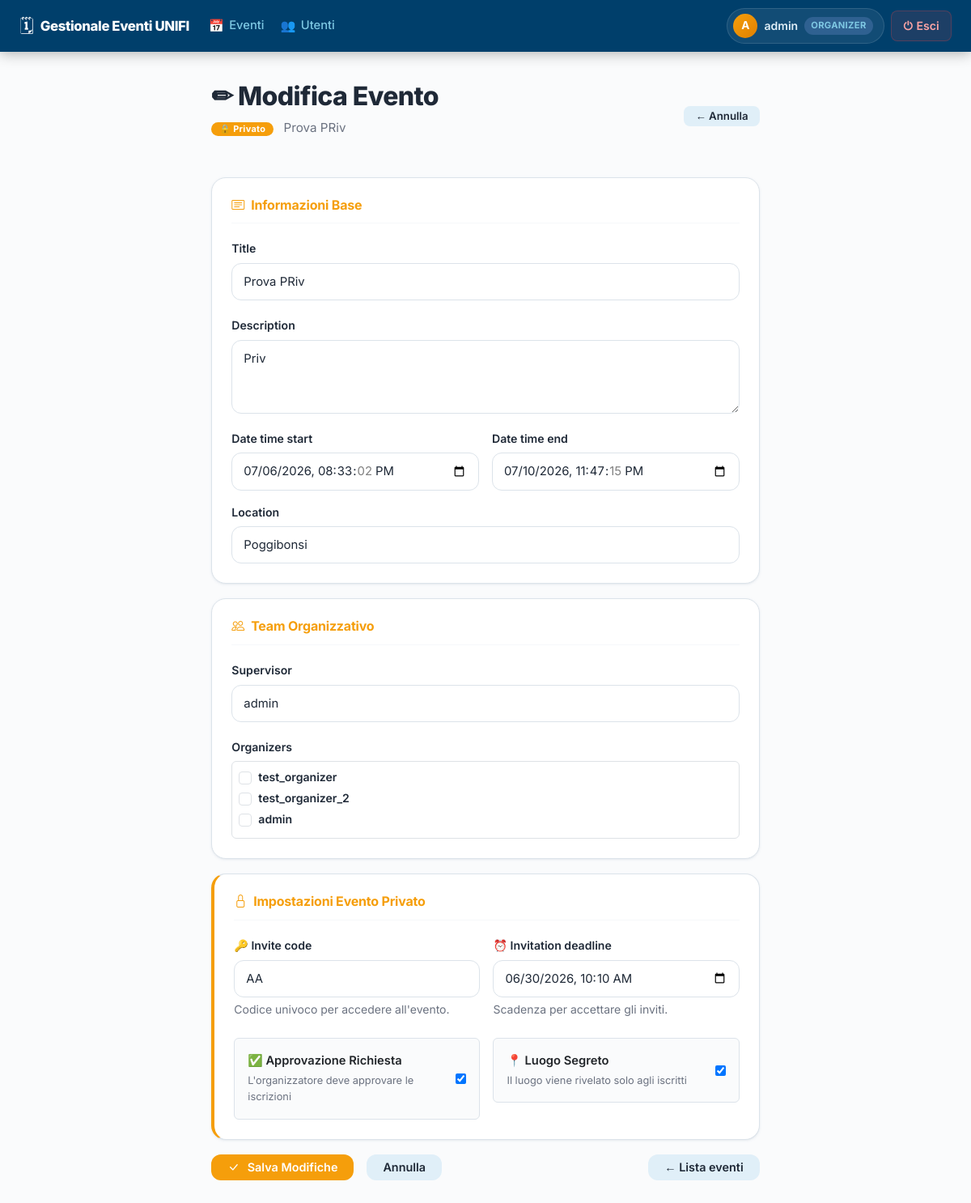
The page /7/modifica_evento_privato/ (signed in) on the database its author committed.
### users/models.py (models this page shows, shortened)
class CustomUser(AbstractUser):
    RUOLO_CHOICES = [
        ('ORGANIZER', 'Organizzatore'),
        ('ATTENDEE', 'Partecipante'),
    ]
    ruolo = models.CharField(max_length=20, choices=RUOLO_CHOICES, default='ATTENDEE')
    telefono = models.CharField(max_length=15, blank=True, null=True)
    organizer_attivo = models.BooleanField(default=True)

### events/models.py (models this page shows, shortened)
class Event(models.Model):
    TIPO_CHOICES = [
        ('PUBLIC', 'Pubblico'),
        ('PRIVATE', 'Privato'),
    ]
    tipo = models.CharField(max_length=10, choices=TIPO_CHOICES, default='PUBLIC')
    title = models.CharField(max_length=200)
    description = models.TextField()
    date_time_start = models.DateTimeField(default=datetime.now())
    date_time_end = models.DateTimeField(default= datetime(2026, 6, 30, 23, 47, 15))
    location = models.CharField(max_length=200)
    supervisor = models.ForeignKey(
        settings.AUTH_USER_MODEL,
        on_delete=models.SET_NULL,
        null=True,
        related_name='supervised_events'
    )
    organizers = models.ManyToManyField(
        settings.AUTH_USER_MODEL,
        related_name='organized_events'
    )
    stato = models.IntegerField(default=0)

class EventoPrivato(Event):
    invite_code = models.CharField(
        max_length=20,
        unique=True
    )
    invitation_deadline = models.DateTimeField()
    approval_required = models.BooleanField(
        default=False
    )
    secret_location = models.BooleanField(
        default=False
    )

### events/views.py (the view)
# urls.py: path('<int:pk>/modifica_evento_privato/', PrivateEventUpdateView.as_view() , name='modifica_evento_privato'),
class PrivateEventUpdateView(LoginRequiredMixin, UserPassesTestMixin, UpdateView):
    model = EventoPrivato
    form_class = EventoPrivatoForm
    template_name = 'events/modifica_evento_privato.html'
    success_url = reverse_lazy('lista_eventi')
    def test_func(self):
        user = self.request.user
        if user.is_superuser:
            return True
        if user.ruolo != 'ORGANIZER':
            return False
        event = get_object_or_404(Event, pk=self.kwargs['pk'])
        return user == event.supervisor or event.organizers.filter(id=user.id).exists()
    def get_object(self, queryset=None):
        event = get_object_or_404(Event, pk=self.kwargs['pk'])
        try:
            return event.eventoprivato
        except EventoPrivato.DoesNotExist:
            from django.http import Http404
            raise Http404("Evento privato non trovato.")
    def get_context_data(self, **kwargs):
        context = super().get_context_data(**kwargs)
        context['tipo_evento'] = 'Privato'
        return context

### events/templates/events/modifica_evento_privato.html (shortened to what this page needs)
{% extends 'events/base.html' %}
{% load static %}
{% block content %}
<div class="container">
    <div class="row justify-content-center">
        <div class="col-12 col-md-10 col-lg-8">
            <div class="page-header">
                <div>
                    <h1 class="page-title">✏ Modifica Evento</h1>
                    <p class="page-subtitle">
                        <span class="badge me-2" style="background:var(--color-gold);color:#fff;font-size:.72em;vertical-align:middle;">🔒 Privato</span>
                        {{ form.instance.title }}
                    </p>
                </div>
                <a href="{% url 'dettaglio_evento' form.instance.pk %}" class="btn btn-secondary btn-sm">← Annulla</a>
            </div>
            <form method="post" novalidate>
                <div class="card">
                    <h2 class="section-title mt-0" style="color:var(--color-gold);">
                        <i class="bi bi-card-text me-2"></i>Informazioni Base
                    </h2>
                    <hr style="margin-top:0; margin-bottom:20px;">
                    <div class="form-group">
                        <label for="{{ form.title.id_for_label }}" class="form-label">{{ form.title.label }}</label>
                        {{ form.title }}
                    </div>
                    <div class="form-group">
                        <label for="{{ form.description.id_for_label }}" class="form-label">{{ form.description.label }}</label>
                        {{ form.description }}
                    </div>
                    <div class="row g-3">
                        <div class="col-12 col-md-6">
                            <div class="form-group mb-0">
                                <label for="{{ form.date_time_start.id_for_label }}" class="form-label">{{ form.date_time_start.label }}</label>
                                {{ form.date_time_start }}
                            </div>
                        </div>
                        <div class="col-12 col-md-6">
                            <div class="form-group mb-0">
                                <label for="{{ form.date_time_end.id_for_label }}" class="form-label">{{ form.date_time_end.label }}</label>
                                {{ form.date_time_end }}
                            </div>
                        </div>
                    </div>
                    <div class="form-group mt-3 mb-0">
                        <label for="{{ form.location.id_for_label }}" class="form-label">{{ form.location.label }}</label>
                        {{ form.location }}
                    </div>
                </div>
                <div class="card">
                    <h2 class="section-title mt-0" style="color:var(--color-gold);">
                        <i class="bi bi-people me-2"></i>Team Organizzativo
                    </h2>
                    <hr style="margin-top:0; margin-bottom:20px;">
                    <div class="form-group">
                        <label for="{{ form.supervisor.id_for_label }}" class="form-label">{{ form.supervisor.label }}</label>
                        {{ form.supervisor }}
                    </div>
                    <div class="form-group mb-0">
                        <label for="{{ form.organizers.id_for_label }}" class="form-label">{{ form.organizers.label }}</label>
                        <div class="d-none d-md-block border rounded p-2 mt-1"
                             style="max-height:220px; overflow-y:auto;"
                             data-organizer-checkboxes-for="{{ form.organizers.id_for_label }}">
                            {% for choice_value, choice_label in form.organizers.field.choices %}
                            <div class="form-check">
                                <input type="checkbox" class="form-check-input" value="{{ choice_value }}"
                                       id="chk_organizers_priv_{{ forloop.counter }}">
                                <label class="form-check-label" for="chk_organizers_priv_{{ forloop.counter }}">{{ choice_label }}</label>
                            </div>
                            {% endfor %}
                        </div>
                    </div>
                </div>
                <div class="card" style="border-left:4px solid var(--color-gold);">
                    <h2 class="section-title mt-0" style="color:var(--color-gold);">
                        <i class="bi bi-lock me-2"></i>Impostazioni Evento Privato
                    </h2>
                    <hr style="margin-top:0; margin-bottom:20px;">
                    <div class="row g-3 mb-4">
                        <div class="col-12 col-md-6">
                            <div class="form-group mb-0">
                                <label for="{{ form.invite_code.id_for_label }}" class="form-label">
                                    🔑 {{ form.invite_code.label }}
                                </label>
                                {{ form.invite_code }}
                                <small style="color:var(--text-secondary);display:block;margin-top:4px;">
                                    Codice univoco per accedere all'evento.
                                </small>
                            </div>
                        </div>
                        <div class="col-12 col-md-6">
                            <div class="form-group mb-0">
                                <label for="{{ form.invitation_deadline.id_for_label }}" class="form-label">
                                    ⏰ {{ form.invitation_deadline.label }}
                                </label>
                                {{ form.invitation_deadline }}
                                <small style="color:var(--text-secondary);display:block;margin-top:4px;">
                                    Scadenza per accettare gli inviti.
                                </small>
                            </div>
                        </div>
                    </div>
                    <div class="row g-3">
                        <div class="col-12 col-md-6">
                            <div class="p-3 rounded d-flex align-items-center justify-content-between gap-3"
                                style="background:var(--bg-body);border:1px solid var(--border-color);">
                                <div>
                                    <div class="fw-semibold" style="font-size:.92rem;">✅ Approvazione Richiesta</div>
                                    <div style="font-size:.8rem;color:var(--text-secondary);margin-top:2px;">
                                        L'organizzatore deve approvare le iscrizioni
                                    </div>
                                </div>
                                {{ form.approval_required }}
                            </div>
                        </div>
                        <div class="col-12 col-md-6">
                            <div class="p-3 rounded d-flex align-items-center justify-content-between gap-3"
                                style="background:var(--bg-body);border:1px solid var(--border-color);">
                                <div>
                                    <div class="fw-semibold" style="font-size:.92rem;">📍 Luogo Segreto</div>
                                    <div style="font-size:.8rem;color:var(--text-secondary);margin-top:2px;">
                                        Il luogo viene rivelato solo agli iscritti
                                    </div>
                                </div>
                                {{ form.secret_location }}
                            </div>
                        </div>
                    </div>
                </div>
                <div class="d-flex gap-3 mt-2 mb-4 flex-wrap">
                    <button type="submit" class="btn btn-gold">
                        <i class="bi bi-check-lg me-1"></i>Salva Modifiche
                    </button>
                    <a href="{% url 'dettaglio_evento' form.instance.pk %}" class="btn btn-secondary">Annulla</a>
                    <a href="{% url 'lista_eventi' %}" class="btn btn-secondary ms-auto">← Lista eventi</a>
                </div>
            </form>
        </div>
    </div>
</div>
{% endblock %}

### events/templates/events/base.html (shortened to what this page needs)
{% load static %}
<!DOCTYPE html>
<html lang="it">
<head>
    <link href="https://cdn.jsdelivr.net/npm/bootstrap@5.3.3/dist/css/bootstrap.min.css" rel="stylesheet">
    <link rel="stylesheet" href="https://cdn.jsdelivr.net/npm/bootstrap-icons@1.11.3/font/bootstrap-icons.min.css">
    <link rel="stylesheet" href="{% static 'events/css/style.css' %}?v=3">
</head>
<body>
    <nav class="navbar navbar-expand-md navbar-dark fixed-top px-3 px-md-4" id="main-navbar">
        <div class="navbar-brand d-flex align-items-center gap-2">
            <span class="navbar-logo">🗓</span>
            <span class="navbar-title">Gestionale Eventi UNIFI</span>
        </div>
        <div class="collapse navbar-collapse" id="navbarContent">
            <ul class="navbar-nav me-auto gap-1 mt-2 mt-md-0">
                <li class="nav-item">
                    <a href="{% url 'lista_eventi' %}" class="nav-link {% block nav_active_eventi %}{% endblock %}">
                        <span class="nav-icon">📅</span> Eventi
                    </a>
                </li>
                <li class="nav-item">
                    <a href="{% url 'lista_utenti' %}" class="nav-link {% block nav_active_utenti %}{% endblock %}">
                        <span class="nav-icon">👥</span> Utenti
                    </a>
                </li>
            </ul>
            <div class="d-flex align-items-center gap-2 mt-3 mt-md-0 mb-2 mb-md-0">
                <a href="{% url 'dettaglio_profilo' user.pk %}" class="nav-user-badge" id="nav-profile-link">
                    <span class="nav-avatar">{{ user.username|slice:":1"|upper }}</span>
                    <span class="nav-username">{{ user.username }}</span>
                    <span class="nav-role-chip">{{ user.ruolo }}</span>
                </a>
                <form action="{% url 'logout' %}" method="post" class="m-0">
                    <button type="submit" class="nav-logout-btn" id="nav-logout-btn">
                        <span>⏻</span> Esci
                    </button>
                </form>
            </div>
        </div>
    </nav>
    <div class="page-wrapper">
        {% block content %}{% endblock %}
    </div>
</body>
</html>

### rows shown on the page
CustomUser: username "A", username "admin", ruolo "ORGANIZER", choices "admin"
Event: instance "Prova PRiv", title "Prova PRiv", description "Priv", location "Poggibonsi"
CustomUser: choices "test_organizer"
CustomUser: choices "test_organizer_2"
EventoPrivato: invite_code "AA", invitation_deadline "06/30/2026 10:10", approval_required "☑", secret_location "☑"
